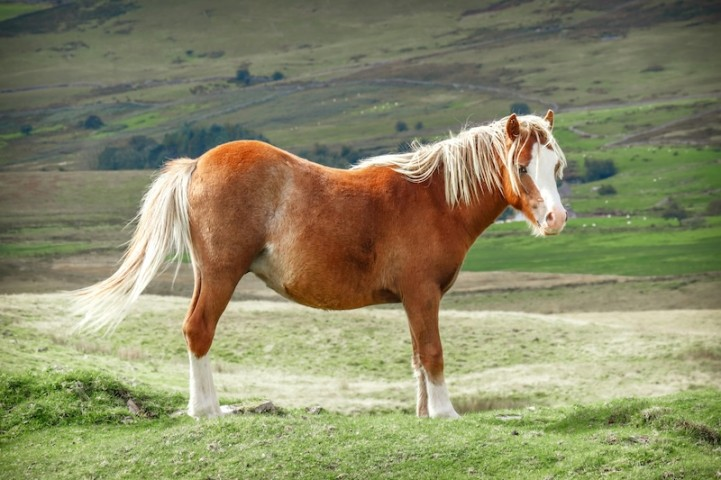
#> input picture Horse.jpg, 721 x 480 px, found by its file name
$ python 'Translasi Citra.py'
#> lines starting #> are read from the running program, lines starting #| are printed output that depends on the picture; after the words box and inside, x2 and y2 are one past the last pixel; in counts of white or black regions, pixels touching at a corner belong together
#> further down, image is the input picture: shape (480, 721, 3); mean R, G, B 138.5, 138.3, 104.2
import imageio.v3 as img
import numpy as np
import matplotlib.pyplot as plt

# Fungsi Translasi
def Translasi(image, shiftX, shiftY):
    # Geser piksel pada sumbu Y
#> called with shiftX = 50, shiftY = 300
    imgTranslasi = np.roll(image, shift=shiftY, axis=0)
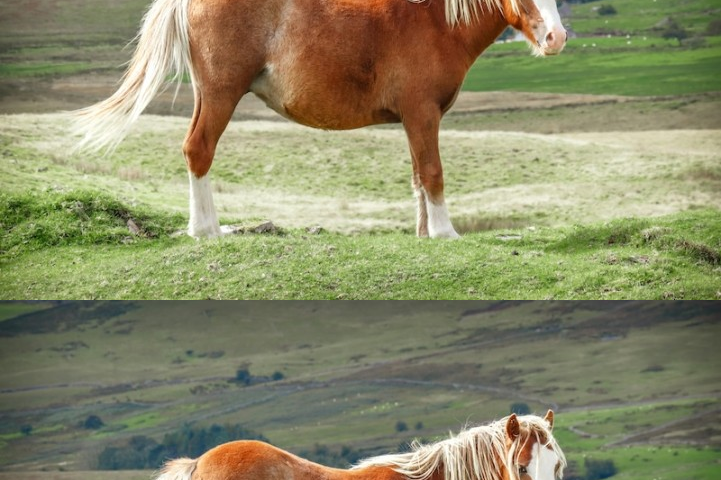
#> imgTranslasi: shape (480, 721, 3); mean R, G, B 138.5, 138.3, 104.2
    # Geser piksel pada sumbu X
    imgTranslasi = np.roll(imgTranslasi, shift=shiftX, axis=1)
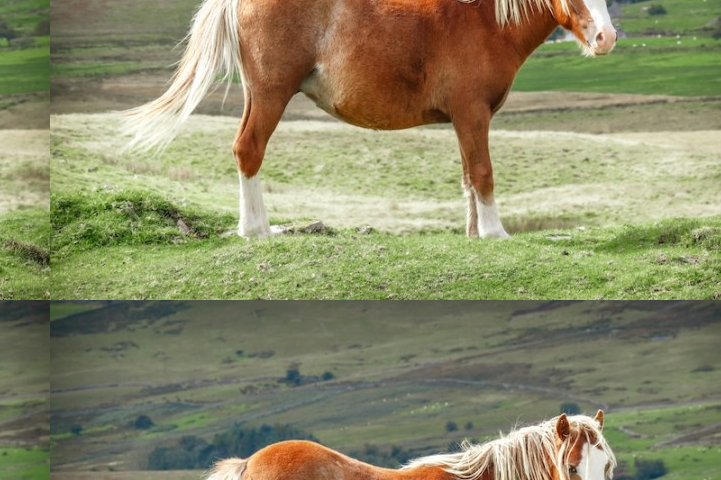
#> imgTranslasi: shape (480, 721, 3); mean R, G, B 138.5, 138.3, 104.2

    # Hapus artefak akibat pergeseran
    if shiftY > 0:
        imgTranslasi[:shiftY, :] = 0  # Baris atas
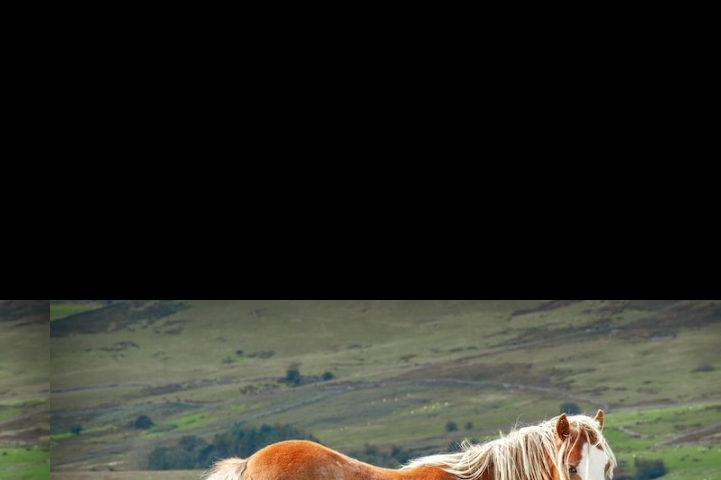
#> imgTranslasi: shape (480, 721, 3); mean R, G, B 41.8, 42.7, 35.9
    elif shiftY < 0:
        imgTranslasi[shiftY:, :] = 0  # Baris bawah
    if shiftX > 0:
        imgTranslasi[:, :shiftX] = 0  # Kolom kiri
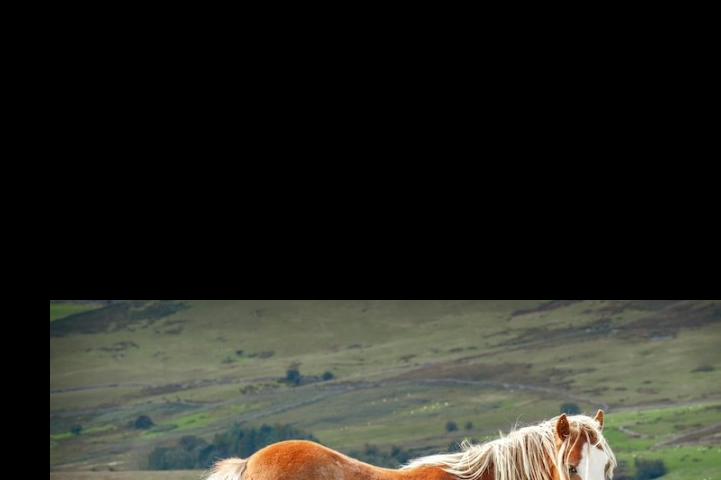
#> imgTranslasi: shape (480, 721, 3); 2.6% of pixels changed, all inside (x1, y1, x2, y2) = (0, 300, 50, 480)
    elif shiftX < 0:
        imgTranslasi[:, shiftX:] = 0  # Kolom kanan

    return imgTranslasi

# Baca Gambar
image = img.imread(r"D:\Kampus\SEMESTER 5\Pengolahan Citra Digital\Sesi 5 & 6\Horse.jpg")

# Panggil Fungsi Translasi
imgResult = Translasi(image, shiftX=50, shiftY=300)

# Tampilkan Gambar
plt.figure(figsize=(10, 10))
plt.subplot(2, 1, 1)
plt.title("Original Image")
plt.imshow(image)
plt.axis("off")

plt.subplot(2, 1, 2)
plt.title("Translated Image")
plt.imshow(imgResult)
plt.axis("off")

plt.show()
